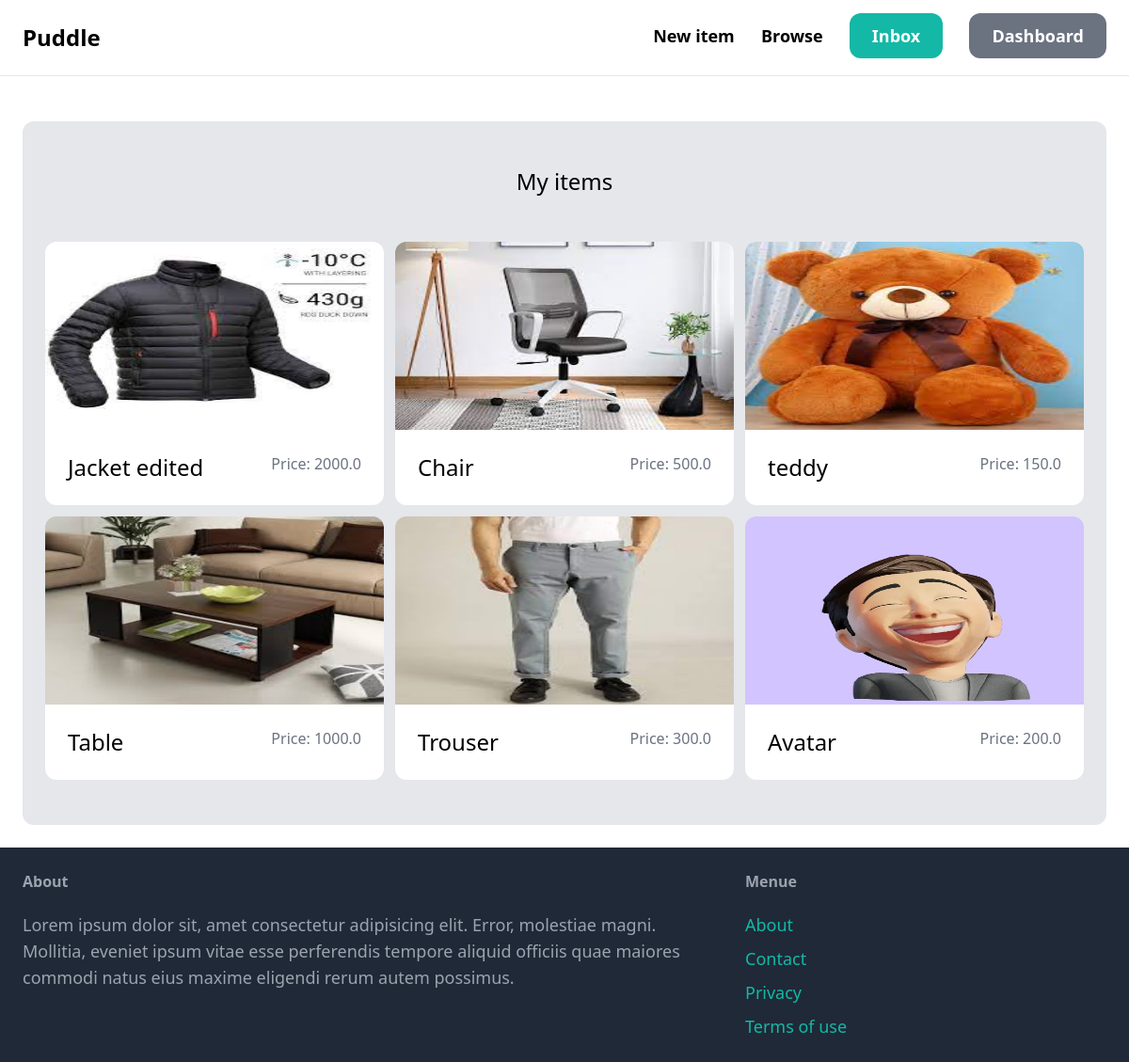
The page /dashboard/ (signed in) on the database its author committed.
### item/models.py (models this page shows, shortened)
class Item(models.Model):
    category = models.ForeignKey(Category, related_name='items', on_delete=models.CASCADE)
    name = models.CharField(max_length=255)
    description = models.TextField(blank=True, null=True)
    price = models.FloatField()
    image = models.ImageField(upload_to='item_images', blank=True, null=True)
    is_sold = models.BooleanField(default=False)
    created_by = models.ForeignKey(User, related_name='items', on_delete=models.CASCADE)
    created_at = models.DateTimeField(auto_now_add=True)

### dashboard/views.py (the view)
# urls.py: path('', views.index, name='index'),
@login_required
def index(request):
    items = Item.objects.filter(created_by=request.user)
    return render(request,'dashboard/index.html', {
        'items': items,
    })

### dashboard/templates/dashboard/index.html (shortened to what this page needs)
{% extends 'core/base.html'%}
{% block content %}
    <div class="mt-6 px-6 py-12 bg-gray-200 rounded-xl ">
        <h2 class="mb-12 text-2xl text-center">
            My items
        </h2>
        <div class="grid grid-cols-3 gap-3 ">
            {% for item in items %}
                <div>
                    <a href=" {% url 'item:detail' item.id %} ">
                        <div class="flex justify-center">
                            <img src="{{ item.image.url }}" class="rounded-t-xl h-[200px] w-full ">
                        </div>
                        <div class="p-6 bg-white rounded-b-xl flex justify-between">
                            <h2 class="text-2xl ">{{ item.name }}</h2>
                            <p class="text-gray-500">Price: {{ item.price }}</p>
                        </div>
                    </a>
                </div>
            {% endfor %}
        </div>
    </div>
{% endblock %}

### rows shown on the page
Item: image (picture), name "Jacket edited", price "2000.0"
Item: image (picture), name "Chair", price "500.0"
Item: image (picture), name "teddy", price "150.0"
Item: image (picture), name "Table", price "1000.0"
Item: image (picture), name "Trouser", price "300.0"
Item: image (picture), name "Avatar", price "200.0"
